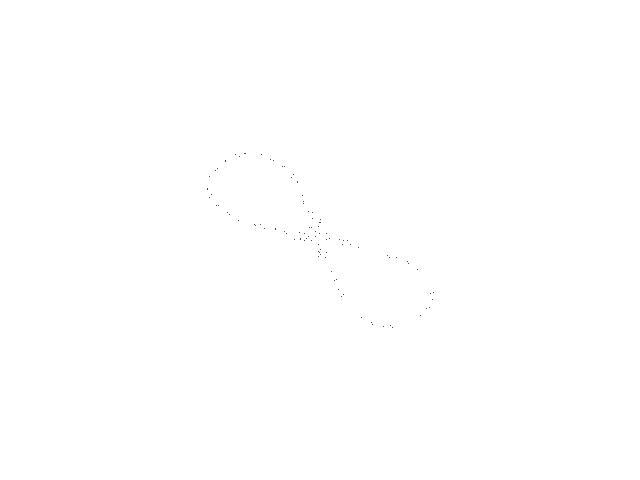
Frame 1 (no input)
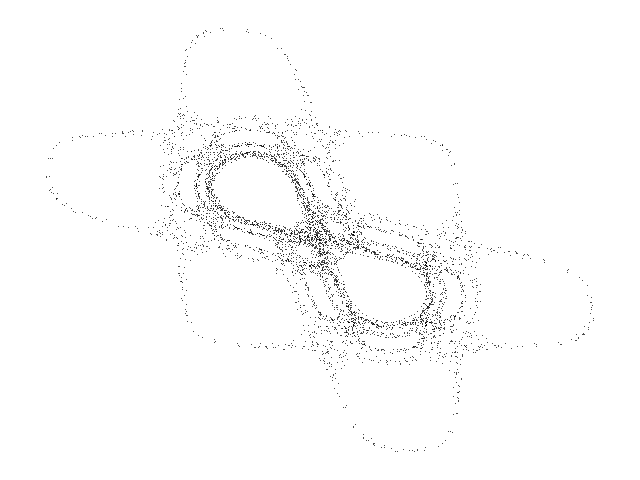
Frame 60 (the mouse pressed at the canvas centre just before this capture)
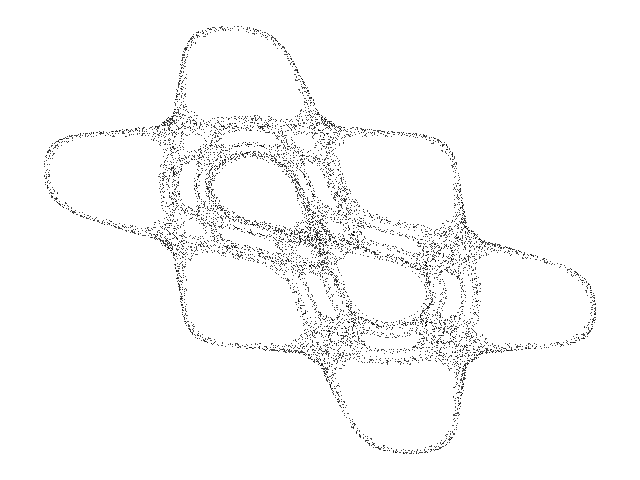
Frame 120 (the mouse held since frame 60 and released just before this capture)

The Processing sketch that drew these frames (run headless with seeded random() and noise(); from frame 60 on, the mouse is pressed at the canvas centre):

// Processing sketch: MacMillan
// ── MacMillan.pde
// MacMillan chaotic map //

  float x = 0.1;
  float y = 0.1;
  float m = 1.6;
  float e = 0.5;


void setup() {
  
  size(640,480);
  background(255);
  
}


void draw() {
  
  for (int i=0; i<100; i++) {
    
    float nx = x;
    float ny = y;
     
    x = ny;
    y = -nx + 2.0 * m * (ny / (1.0 + pow(ny, 2.0))) + e * ny;

    point(320 + (62 * x), 240 + (48 * y));
        
  }

}
